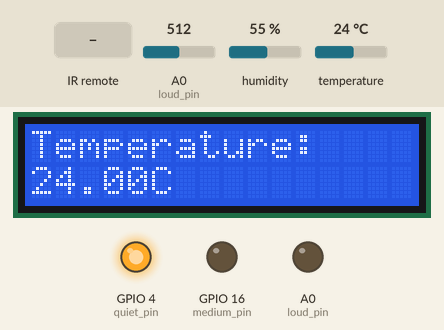
Recording of a sketch running on a simulated ESP8266 (NodeMCU). On the bench: 16×2 character LCD, output pins drawn as LEDs (lit = HIGH). Wiring (inferred from the names in the program): DHT11 sensor: data GPIO 25. The inputs (shaded band) are chosen by the test bench; at power-on: A0 (loud_pin) = 512, temperature 24 °C, humidity 55 % (analog values on the 0–1023 scale). Pins used as bus, display or sensor lines are not drawn; what the sketch prints to the serial monitor is not drawn.

Above: at 3.2 s.
3.3 s: infrared code 0xFF18E7 received
At 5.2 s:
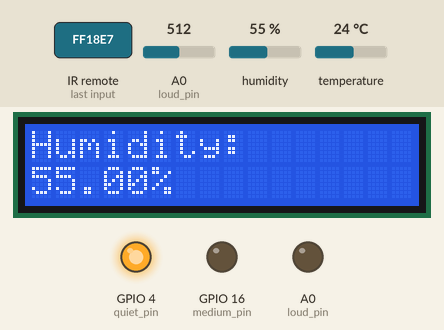
5.5 s: infrared code 0xFF7A85 received
At 6.8 s:
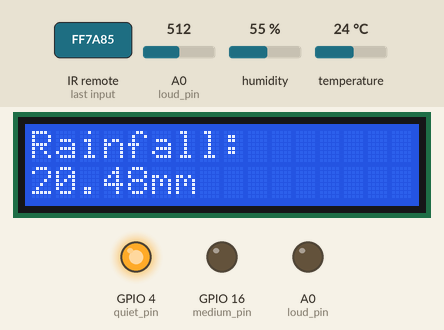
7.8 s: A0 (loud_pin) set to 716
At 9.0 s:
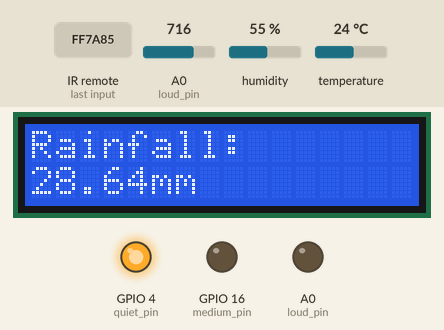
9.6 s: temperature set to 12 °C
12.3 s: infrared code 0xFF30CF received
At 14.3 s:
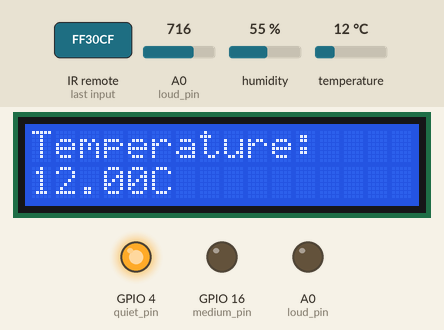
14.6 s: temperature set to 19 °C
At 15.4 s:
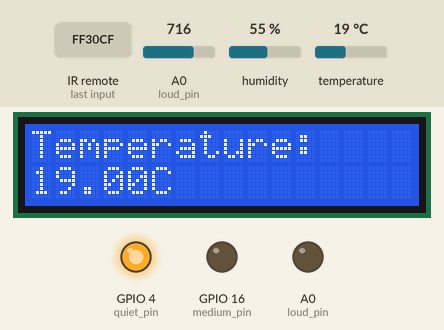
Timing chart, 0 to 17.4 s (numbered marks = the images above; inputs shaded):
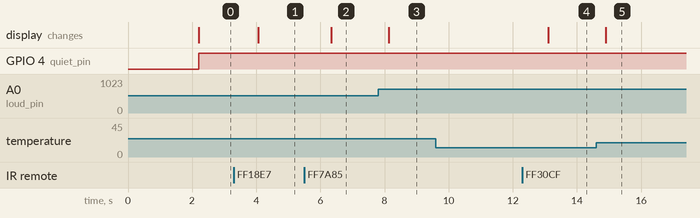

Measured:
- after the input at 3.3 s, the display: changes after 0.75 s (image 1)
- after the input at 5.5 s, the display: changes after 0.84 s (image 2)
- after the input at 7.8 s, the display: changes after 0.33 s (image 3)
- after the input at 9.6 s, every drawn part: stays the same
- after the input at 12.3 s, the display: changes after 0.81 s (image 4)
- after the input at 14.6 s, the display: changes after 0.30 s (image 5)

The sketch:

WEATHER_REPORT0.ino
```cpp
#include <LiquidCrystal.h>
#include <WiFi.h>
#include <ESPAsyncWebServer.h>
#include <AsyncTCP.h>
#include <IRremoteESP8266.h>
#include <IRrecv.h>
#include "dht.h"


#define BUTTON_0 0xFF6897
#define BUTTON_1 0xFF30CF
#define BUTTON_2 0xFF18E7
#define BUTTON_3 0xFF7A85
#define BUTTON_9 0xFF52AD

// Server + WiFi
AsyncWebServer server(80);
IPAddress IP(192, 168, 1, 1);
IPAddress gateway(192, 168, 1, 1);
IPAddress subnet(255, 255, 255, 0);
const char* ssid = "WEATHER_REPORT0";
const char* password = "8caractere";

// LCD
const int
d0 = 4,
d1 = 16,
d2 = 5,
d3 = 18,
d4 = 19,
d5 = 21,
d6 = 22,
d7 = 23;
const int rs = 15;
const int e = 8;
LiquidCrystal lcd(22, 21, 5, 18, 23, 19);

// microphone
const int mic_pin = 26;
float dBs = 0.f;
const int quiet_pin = 4;
const int medium_pin = 16;
const int loud_pin = 17;

// ir receiver
const int ir_pin = 34;
IRrecv receiver(ir_pin);
decode_results results;
enum Status {
  TEMP,
  HUM,
  PR
};
Status current = TEMP;

// water level
const int pr_signal = 35;
const int pr_power = 32;
float pr_value = 0.f;
struct PR {
  float mm = 0.f;
  long timeout = 0;
} maximum;

// dht
const int dht_pin = 25;
float humidity = 0.f;
float temperature = 0.f;
DHT dht(dht_pin);

// html code
const char index_html[] PROGMEM = R"rawliteral(
<!DOCTYPE html>
<style>
  body {
    text-align: center;
  }
  #reset {
    position: absolute;
    right: 0%;
    top: 0%;
  }
  #refresh {
    position: absolute;
    left: 0%;
    top: 0%;
  }
</style>
<html>
  <body>
    <button id="reset" onclick="reset_function()"> Reset </button>
    <button id="refresh" onclick="window.location.reload()"> Refresh </button>
    <title> WEATHER_REPORT0 </title>
    <p> -Temperature- </p>
    <p>
      <t id="temp"> %TEMP% </t> <t> &deg;C </t>
    </p>
    <p> -Humidity- </p>
    <p>
      <t id="hum"> %HUM% </t> <t> &percnt; </t>
    </p>
    <p> -Rainfall- </p>
    <p>
      <t id="pr"> %PR% </t> <t> mm </t>
    </p>
  </body>
<script>
function reset_function(){
  let response = prompt('Are you sure? Type "reset" if you want to reset it. If not type anything else:');
  if (response === "reset") {
    let xhttp = new XMLHttpRequest();
    xhttp.open("POST", "/reset", true);
    xhttp.onreadystatechange = function(){
      if (this.readyState == 4 && this.status == 200) {
        alert("Reseting... It might take a while...");
      }
    };
    xhttp.send();
  }
};
function PR() {
  let xhttp = new XMLHttpRequest();
  xhttp.onreadystatechange = function() {
    if (this.readyState == 4 && this.status == 200) {
      document.getElementById("pr").innerHTML = this.responseText;
    }
  };
  xhttp.open("GET", "/pr", true);
  xhttp.send();
}
function TEMP() {
  let xhttp = new XMLHttpRequest();
  xhttp.onreadystatechange = function() {
    if (this.readyState == 4 && this.status == 200) {
      document.getElementById("temp").innerHTML = this.responseText;
    }
  };
  xhttp.open("GET", "/temp", true);
  xhttp.send();
}
function HUM() {
  let xhttp = new XMLHttpRequest();
  xhttp.onreadystatechange = function() {
    if (this.readyState == 4 && this.status == 200) {
      document.getElementById("hum").innerHTML = this.responseText;
    }
  };
  xhttp.open("GET", "/hum", true);
  xhttp.send();
}
</script>
</html>)rawliteral";

/*******************************
********************************
***********FUNCTIONS************
********************************
*******************************/

String processor(const String& var) {
  if(var == "TEMP"){
    return String(temperature);
  }
  else if(var == "HUM") {
    return String(humidity);
  } else if(var == "PR") {
    return String(pr_value);
  }
  return String();
}

void read_db()
{
  unsigned int min = 1 << 13;
  unsigned int max = 0;
  unsigned int sensorValue = 0;
  int count = 1000;
  while (count--) {
    sensorValue = analogRead(mic_pin);
    if (sensorValue < min) min = sensorValue;
    if (sensorValue > max) max = sensorValue;
    //      delay(1);
  }
  sensorValue = max - min;
  float voltage = sensorValue * (3.3 / 3071.0);
  Serial.print("min="); Serial.println(min);
  Serial.print("max="); Serial.println(max);
  Serial.print("voltage="); Serial.println(voltage);
  dBs = 20 * log10(voltage / 0.000632);
}

void read_pr()
{
  digitalWrite(pr_power, HIGH);
  delay(10);
  pr_value = float(analogRead(pr_signal)) / 100.f;
  digitalWrite(pr_power, LOW);

  Serial.print("value: ");
  Serial.println(pr_value);
}

void turn_on_led(uint8_t number)
{
  switch(number) {
    case 1:
      digitalWrite(quiet_pin, HIGH);
      digitalWrite(medium_pin, LOW);
      digitalWrite(loud_pin, LOW);
      break;
    case 2:
      digitalWrite(quiet_pin, LOW);
      digitalWrite(medium_pin, HIGH);
      digitalWrite(loud_pin, LOW);
      break;
    case 3:
      digitalWrite(quiet_pin, LOW);
      digitalWrite(medium_pin, LOW);
      digitalWrite(loud_pin, HIGH);
      break;
  }
}

void setup()
{
  Serial.begin(115200); // serial setup
  // lcd setup
  lcd.begin(16, 2);
  lcd.clear();
  lcd.setCursor(0,0);
  lcd.print("Temperature: ");
  // server + wifi setup
  WiFi.mode(WIFI_AP);
  WiFi.softAP(ssid, password);
  WiFi.softAPConfig(IP, gateway, subnet);

  server.on("/", HTTP_GET, [](AsyncWebServerRequest *request){
    auto response = request->beginResponse_P(200, "text/html", index_html, processor);
    response->addHeader("Refresh", "10");
    request->send(response);
  });
  server.on("/pr", HTTP_GET, [](AsyncWebServerRequest *request) {
    request->send_P(200, "text/plain", String(maximum.mm).c_str());
  });
  server.on("/temp", HTTP_GET, [](AsyncWebServerRequest * request){
    request->send_P(200, "text/plain", String(temperature).c_str());
  });
  server.on("/hum", HTTP_GET, [](AsyncWebServerRequest * request){
    request->send_P(200, "text/plain", String(humidity).c_str());
  });
  server.on("/reset", HTTP_POST, [](AsyncWebServerRequest *request){
    request->send(200, "text/plain", "ok");
    ESP.restart();
  });
  server.begin();
  delay(2000);
  analogReadResolution(12);
  // ir setup
  receiver.enableIRIn();
  // pin setup
  pinMode(mic_pin, INPUT);
  pinMode(pr_power, OUTPUT);
  pinMode(pr_signal, INPUT);
  pinMode(quiet_pin, OUTPUT);
  pinMode(medium_pin, OUTPUT);
  pinMode(loud_pin, OUTPUT);
}

void loop()
{
  read_db();
  read_pr();
  dht.read_dht();
  temperature = dht.temperature;
  humidity = dht.humidity;
  if (pr_value >= maximum.mm) {
    maximum.mm = pr_value;
    maximum.timeout = millis()/1000;
  }
  if (millis()/1000 - maximum.timeout > 10) {
    maximum.mm = 0;
  }
  switch (current) {
    case TEMP:
      lcd.setCursor(0, 0);
      lcd.print("Temperature:");
      lcd.setCursor(0, 1);
      lcd.print(temperature);
      lcd.print("C       ");
      break;
    case HUM:
      lcd.setCursor(0, 0);
      lcd.print("Humidity:   ");
      lcd.setCursor(0, 1);
      lcd.print(humidity);
      lcd.print("%       ");
      break;
    case PR:
      lcd.setCursor(0, 0);
      lcd.print("Rainfall:   ");
      lcd.setCursor(0, 1);
      lcd.print(maximum.mm);
      lcd.print("mm      ");
      break;
  }
  if (receiver.decode(&results)) {
        Serial.println(results.value, HEX);
        switch (results.value) {
          case BUTTON_0:
            ESP.restart();
            break;
          case BUTTON_1:
            current = TEMP;
            break;
          case BUTTON_2:
            current = HUM;
            break;
          case BUTTON_3:
            current = PR;
            break;
        }
        delay(50);
        receiver.resume();
  }
  if (dBs < 30) {
    turn_on_led(1);
  } else if (dBs < 50) {
    turn_on_led(2);
  } else {
    turn_on_led(3);
  }
  delay(300);
}
```

dht.cpp
```cpp
#include "esp32-hal.h"
#include "dht.h"

DHT::DHT(int pin)
{
  dataPin = pin;
}

void DHT::read_dht()
{
  uint8_t recvBuffer[5] = {0, 0, 0, 0, 0};
  uint8_t cnt = 7;
  uint8_t idx = 0;
  pinMode(dataPin, OUTPUT);
  digitalWrite(dataPin, LOW);
  delay(18);
  digitalWrite(dataPin, HIGH);
  delayMicroseconds(40);
  pinMode(dataPin, INPUT);
  pulseIn(dataPin, HIGH);
  for (int i = 0; i < 40; ++i) {
    unsigned int timeout = 10000;
    while (digitalRead(dataPin) == LOW) {
      if (timeout == 0) {
        Serial.println("timeout");
        return;
      }
      --timeout;
    }
    unsigned long t = micros();
    timeout = 10000;
    while (digitalRead(dataPin) == HIGH) {
      if (timeout == 0) {
        Serial.println("timeout");
        return;
      }
      --timeout;
    }
    if (micros() - t > 40)
      recvBuffer[idx] |= (1<<cnt);
    if (cnt == 0) {
      cnt = 7;
      ++idx;
    } else {
      --cnt;
    }
  }
  humidity = recvBuffer[0] + float(recvBuffer[1]) / 100.f;
  temperature = recvBuffer[2] + float(recvBuffer[3]) / 100.f;
  uint8_t sum = recvBuffer[0] + recvBuffer[2];
  if (recvBuffer[4] != sum)
    Serial.println("Checksum fail!");
}
```

dht.h
```cpp
#ifndef DHT_H
#define DHT_H
#include <Arduino.h>

class DHT {
public:
  DHT(int pin);
  void read_dht();
  float temperature = 0.f;
  float humidity = 0.f;
private:
  int dataPin;
};

#endif
```
